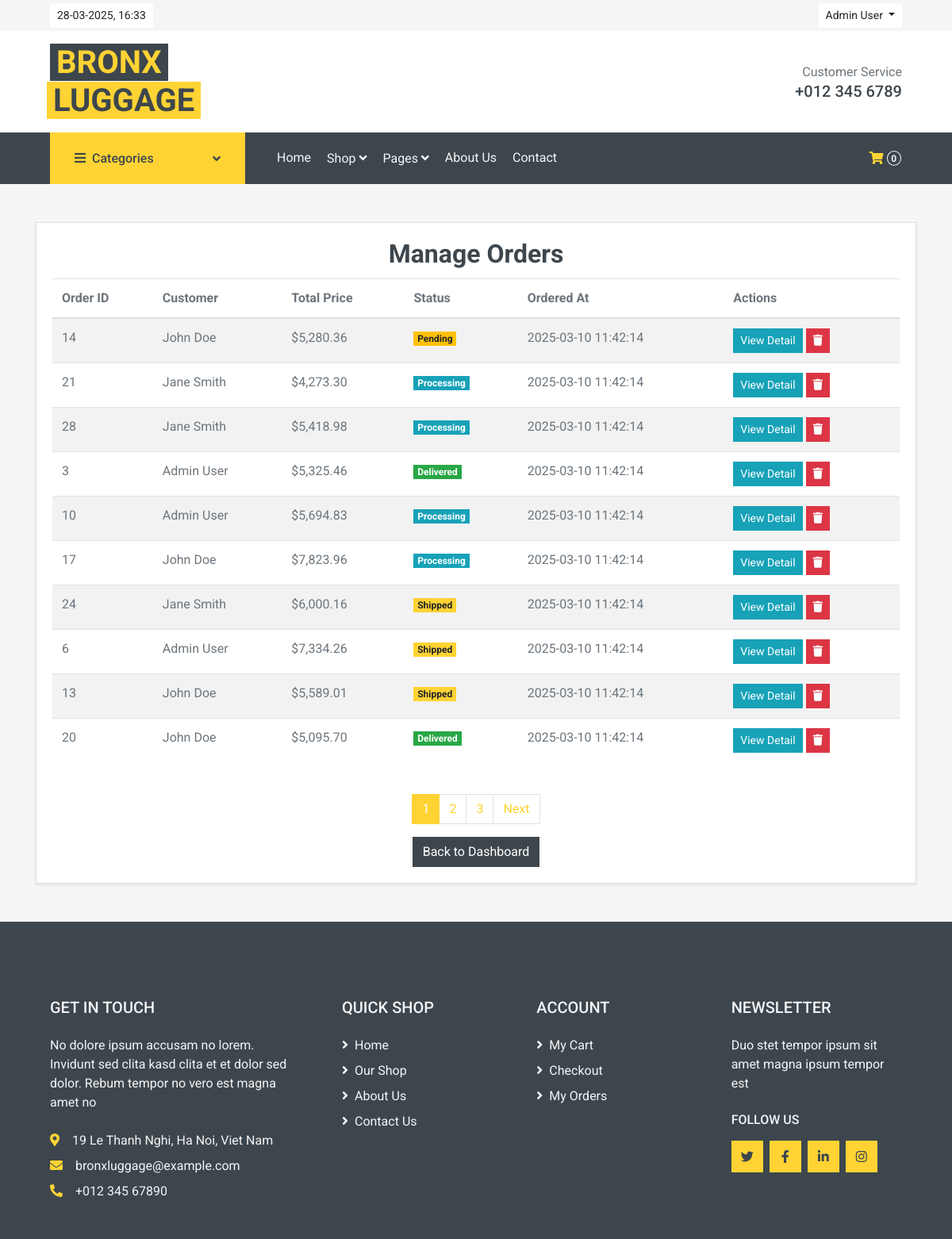
/admin/manage_orders.php (signed in), run on the app's committed database.
### tables this page shows
CREATE TABLE orders (
    id INT AUTO_INCREMENT PRIMARY KEY,
    user_id INT NOT NULL,
    status ENUM('pending', 'processing', 'shipped', 'delivered', 'cancelled') DEFAULT 'pending',
    created_at TIMESTAMP DEFAULT CURRENT_TIMESTAMP,
    FOREIGN KEY (user_id) REFERENCES users(id) ON DELETE CASCADE
);

CREATE TABLE users (
    id INT AUTO_INCREMENT PRIMARY KEY,
    name VARCHAR(100) NOT NULL,
    email VARCHAR(100) UNIQUE NOT NULL,
    password VARCHAR(255) NOT NULL,
    phone VARCHAR(20),
    address VARCHAR(255),
    city VARCHAR(100),
    role ENUM('admin', 'customer') DEFAULT 'customer',
    created_at TIMESTAMP DEFAULT CURRENT_TIMESTAMP
);

### admin/manage_orders.php (the view, shortened to what this page needs)
<?php
require_once '../functions.php';
$limit = 10;
$page = isset($_GET['page']) ? (int) $_GET['page'] : 1;
$offset = ($page - 1) * $limit;
$total_query = $conn->query("SELECT COUNT(*) AS total FROM orders");
$total_row = $total_query->fetch_assoc();
$total_orders = $total_row['total'];
$total_pages = ceil($total_orders / $limit);
$sql = "SELECT orders.id, users.name AS customer_name, orders.status, orders.created_at,
        (SELECT SUM(order_items.quantity * order_items.price) FROM order_items WHERE order_items.order_id = orders.id) AS total_price
        FROM orders
        JOIN users ON orders.user_id = users.id
        ORDER BY orders.updated_at DESC
        LIMIT ? OFFSET ?";
$stmt = $conn->prepare($sql);
$stmt->bind_param("ii", $limit, $offset);
$stmt->execute();
$result = $stmt->get_result();
$orders = $result->fetch_all(MYSQLI_ASSOC);
?>
<!DOCTYPE html>
<html lang="en">
<head>
    <?php include '../includes/head.php'; ?>
</head>
<body>
    <?php include '../includes/topbar.php'; ?>
    <?php include '../includes/navbar.php'; ?>
    <div class="container mt-5">
        <div class="card shadow-sm">
            <div class="card-body">
                <h2 class="card-title text-center">Manage Orders</h2>
                <div class="table-responsive">
                    <table class="table table-striped">
                        <thead>
                            <tr>
                                <th>Order ID</th>
                                <th>Customer</th>
                                <th>Total Price</th>
                                <th>Status</th>
                                <th>Ordered At</th>
                                <th>Actions</th>
                            </tr>
                        </thead>
                        <tbody>
                            <?php if (!empty($orders)): ?>
                                <?php foreach ($orders as $order): ?>
                                    <tr>
                                        <td><?= $order['id'] ?></td>
                                        <td><?= htmlspecialchars($order['customer_name']) ?></td>
                                        <td>$<?= number_format($order['total_price'], 2) ?></td>
                                        <td>
                                            <span
                                                class="badge badge-<?= $order['status'] === 'pending' ? 'warning' : ($order['status'] === 'processing' ? 'info' : ($order['status'] === 'shipped' ? 'primary' : ($order['status'] === 'delivered' ? 'success' : 'danger'))) ?>">
                                                <?= ucfirst($order['status']) ?>
                                            </span>
                                        </td>
                                        <td><?= $order['created_at'] ?></td>
                                        <td>
                                            <a href="order_detail.php?id=<?= $order['id'] ?>" class="btn btn-sm btn-info">View
                                                Detail</a>
                                            <a href="delete_order.php?id=<?= $order['id'] ?>" class="btn btn-sm btn-danger"
                                                onclick="return confirm('Are you sure to delete this Order ?')">
                                                <i class="fas fa-trash"></i>
                                            </a>
                                        </td>
                                    </tr>
                                <?php endforeach; ?>
                            <?php endif; ?>
                        </tbody>
                    </table>
                </div>
                <nav class="mt-4">
                    <ul class="pagination justify-content-center">
                        <?php for ($i = 1; $i <= $total_pages; $i++): ?>
                            <li class="page-item <?= ($i == $page) ? 'active' : '' ?>">
                                <a class="page-link" href="?page=<?= $i ?>"><?= $i ?></a>
                            </li>
                        <?php endfor; ?>
                        <?php if ($page < $total_pages): ?>
                            <li class="page-item"><a class="page-link" href="?page=<?= $page + 1 ?>">Next</a></li>
                        <?php endif; ?>
                    </ul>
                </nav>
                <div class="text-center">
                    <a href="../admin/admin.php" class="btn btn-dark">Back to Dashboard</a>
                </div>
            </div>
        </div>
    </div>
    <?php include '../includes/footer.php'; ?>
</body>
</html>

### data on the page
orders: id "14", user.name "John Doe", total_price "5,280.36", status "Pending", created_at "2025-03-10 11:42:14"
orders: id "21", user.name "Jane Smith", total_price "4,273.30", status "Processing", created_at "2025-03-10 11:42:14"
orders: id "28", user.name "Jane Smith", total_price "5,418.98", status "Processing", created_at "2025-03-10 11:42:14"
orders: id "3", user.name "Admin User", total_price "5,325.46", status "Delivered", created_at "2025-03-10 11:42:14"
orders: id "10", user.name "Admin User", total_price "5,694.83", status "Processing", created_at "2025-03-10 11:42:14"
orders: id "17", user.name "John Doe", total_price "7,823.96", status "Processing", created_at "2025-03-10 11:42:14"
orders: id "24", user.name "Jane Smith", total_price "6,000.16", status "Shipped", created_at "2025-03-10 11:42:14"
orders: id "6", user.name "Admin User", total_price "7,334.26", status "Shipped", created_at "2025-03-10 11:42:14"
orders: id "13", user.name "John Doe", total_price "5,589.01", status "Shipped", created_at "2025-03-10 11:42:14"
orders: id "20", user.name "John Doe", total_price "5,095.70", status "Delivered", created_at "2025-03-10 11:42:14"

### other printed values
$_SESSION['name'] "Admin User"
$total_products "0"
